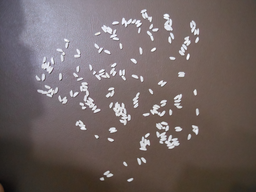
#> input picture trabalho4/img/205.bmp, 256 x 192 px, shrunk from 1024 x 768 before the run
$ python count_rice.py img/205.bmp
#> lines starting #> are read from the running program, lines starting #| are printed output that depends on the picture; after the words box and inside, x2 and y2 are one past the last pixel; in counts of white or black regions, pixels touching at a corner belong together
### trabalho4/img_utils.py
import cv2, numpy as np

def open_image(img_path: str) -> cv2.typing.MatLike:
#> called with img_path = 'img/205.bmp'
    img = cv2.imread(img_path, cv2.IMREAD_GRAYSCALE)
#> img: shape (192, 256); min 9, max 255, mean 104
    img = reshape_image(img)
    img = img.astype(np.float32) / 255.0
#> img: shape (192, 256, 1) float32

    return img


def reshape_image(img: cv2.typing.MatLike) -> cv2.typing.MatLike:
    img = img.reshape((img.shape[0], img.shape[1], 1))
    return img

### trabalho4/operations.py
import cv2, numpy as np
from img_utils import reshape_image
from segmentation import binarize


def supress_image_noise(
    img: cv2.typing.MatLike,
    kernel: "np.ndarray" = np.array([[1, 1, 1], [1, 1, 1], [1, 1, 1]]),
) -> cv2.typing.MatLike:
    kernel = kernel.astype(np.uint8)
    img = cv2.erode(img, kernel)
    img = cv2.dilate(img, kernel)
    img = reshape_image(img)
    return img


def normalize_locally(
    img: cv2.typing.MatLike, kernel_size: "tuple[int, int]" = (200, 200)
) -> cv2.typing.MatLike:
#> called with kernel_size = (200, 200)
    blurry = cv2.blur(img, kernel_size)
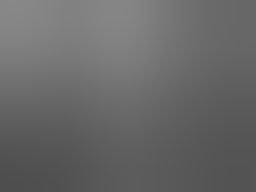
#> blurry: shape (192, 256) float32; min 0.308, max 0.534, mean 0.409
    blurry = reshape_image(blurry)

    return img - blurry
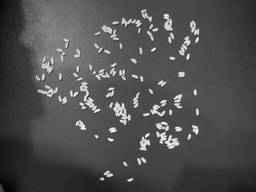
#> returned value: shape (192, 256, 1) float32; min -0.273, max 0.589, mean -0.00141; drawn with min black and max white


def normalize_locally_and_binarize_image(
    img: cv2.typing.MatLike, threshold: float = 0.18
) -> cv2.typing.MatLike:
    normalized = normalize_locally(img)
    binarized = binarize(normalized, threshold)
    binarized = reshape_image(binarized)

    return binarized

### trabalho4/segmentation.py
import cv2, numpy as np


def binarize(img, threshold):
    """Binarização simples por limiarização.

    Parâmetros: img: imagem de entrada. Se tiver mais que 1 canal, binariza cada
                  canal independentemente.
                threshold: limiar.

    Valor de retorno: versão binarizada da img_in."""
#> called with threshold = 0.18

    img = np.where(img < threshold, 0.0, 1.0)
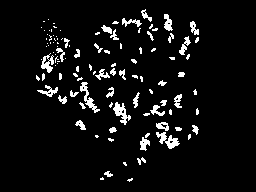
#> img: shape (192, 256, 1) float64; values 0 (black) and 1 (white), 6.1% white; 109 white regions (70 under 20 px), largest, box (x1, y1, x2, y2) and area: (156, 132, 180, 149) 184, (113, 102, 131, 125) 177, (80, 82, 100, 113) 174
#> in supress_image_noise, `kernel = kernel.astype(np.uint8)`: kernel = [[1, 1, 1, 1, 1], [1, 1, 1, 1, 1], [1, 1, 1, 1, 1], [1, 1, 1, 1, 1], [1, 1, 1, 1, 1]]
#> in supress_image_noise, `img = cv2.erode(img, kernel)`:
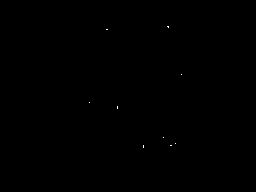
#> img: shape (192, 256) float64; values 0 (black) and 1 (white), 0.03% white in thin lines or dots, all inside (x1, y1, x2, y2) = (89, 26, 182, 148)
#> in supress_image_noise, `img = cv2.dilate(img, kernel)`:
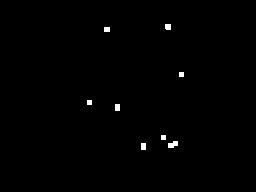
#> img: shape (192, 256) float64; values 0 (black) and 1 (white), 0.53% white; 8 white regions, largest, box (x1, y1, x2, y2) and area: (168, 141, 178, 148) 52, (165, 24, 171, 30) 35, (115, 104, 120, 111) 35
    return img


def inner_flood_fill(
    img,
    label,
    row,
    col,
    channel,
    changing_element,
    stack,
    dados_rotulo,
    lower_side,
    bigger_side,
    updating=False,
):
    if 0 > row or row >= img.shape[0] or 0 > col or col >= img.shape[1]:
        return

    if img[row][col][channel] == 1:
        img[row][col][channel] = label
        dados_rotulo["positions"].append((row, col))

        dados_rotulo["n_pixels"] += 1

        if not updating:
            dados_rotulo[lower_side] = min(changing_element, dados_rotulo[lower_side])
            dados_rotulo[bigger_side] = max(changing_element, dados_rotulo[bigger_side])

        stack.append((row, col))


# -------------------------------------------------------------------------------
def flood_fill(img, label, row, col, channel, dados_rotulo=None, updating=False):
    if dados_rotulo == None:
        dados_rotulo = {
            "label": label,
            "n_pixels": 0,
            "T": row,
            "L": col,
            "B": row,
            "R": col,
            "positions": [],
        }

    stack = [(row, col)]

    while len(stack) > 0:
        row, col = stack.pop()
        # vizinhança-4
        for neighbour_row in range(row - 1, row + 2):
            inner_flood_fill(
                img=img,
                label=label,
                row=neighbour_row,
                col=col,
                channel=channel,
                changing_element=neighbour_row,
                stack=stack,
                dados_rotulo=dados_rotulo,
                lower_side="T",
                bigger_side="B",
                updating=updating,
            )

        for neighbour_col in range(col - 1, col + 2):
            inner_flood_fill(
                img=img,
                label=label,
                row=row,
                col=neighbour_col,
                channel=channel,
                changing_element=neighbour_col,
                stack=stack,
                dados_rotulo=dados_rotulo,
                lower_side="L",
                bigger_side="R",
                updating=updating,
            )

    return dados_rotulo


def label(img, largura_min=0, altura_min=0, n_pixels_min=0):
    """Rotulagem usando flood fill. Marca os objetos da imagem com os valores
    [0.1,0.2,etc].

    Parâmetros: img: imagem de entrada E saída.
                largura_min: descarta componentes com largura menor que esta.
                altura_min: descarta componentes com altura menor que esta.
                n_pixels_min: descarta componentes com menos pixels que isso.

    Valor de retorno: uma lista, onde cada item é um vetor associativo (dictionary)
    com os seguintes campos:

    'label': rótulo do componente.
    'n_pixels': número de pixels do componente.
    'T', 'L', 'B', 'R': coordenadas do retângulo envolvente de um componente conexo,
    respectivamente: topo, esquerda, baixo e direita."""
#> called with largura_min = 0, altura_min = 0, n_pixels_min = 0

    label = 2
    componentes = []
    tmp_img = img.copy()

    # inundação
    for row in range(len(tmp_img)):
        for col in range(len(tmp_img[row])):
            for channel in range(len(tmp_img[row][col])):
                if tmp_img[row][col][channel] != 1:
                    continue

                dados_componente = flood_fill(tmp_img, label, row, col, channel)
                if (
                    dados_componente["n_pixels"] < n_pixels_min
                    or dados_componente["R"] - dados_componente["L"] < largura_min
                    or dados_componente["B"] - dados_componente["T"] < altura_min
                ):
                    label += 1
                    continue

                componentes.append(dados_componente)
                label += 1
#> this loop made 192 passes
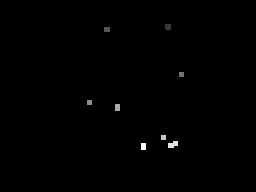
#> tmp_img: shape (192, 256, 1) float64; 0.53% of pixels changed, all inside (x1, y1, x2, y2) = (87, 24, 184, 150); drawn with min black and max white
#> after the loop, componentes = 8 items; label = 10

    return componentes

### trabalho4/count_rice.py
# ===============================================================================
# Autor: Doglas Franco Maurer da Rocha
# Universidade Tecnológica Federal do Paraná
# ===============================================================================

# ATENÇÃO: ESTE É UM PROGRAMA DE LINHA DE COMANDO
# MODO DE USO: python main.py endereço_da_imagem

import cv2, numpy as np, sys, os
from segmentation import *
from img_utils import *
from operations import *


def main():
    assert (
        len(sys.argv) >= 2
    ), "\n\nPor favor, insira como argumento para o script um caminho para uma imagem.\n\tExemplo: python main.py 205.bmp"
    img_path = sys.argv[1]
    assert os.path.exists(img_path), "Por favor, insira um caminho válido"

    img = open_image(img_path)
    img_out, rice_count = count_rice(img)
#> in count_rice, `components = label(non_noisy_img)`: components = 8 items

    print(f"Contagem de arrozes na imagem {img_path}: {rice_count}")
    cv2.imshow("original", img)
    cv2.imshow("saida", img_out)

    cv2.waitKey()
    cv2.destroyAllWindows()

    cv2.imwrite(f"{os.path.basename(img_path)} -> {rice_count}.png", img_out * 255)


def calculate_metrics(components: "list[dict]") -> "dict":
    n_pixels_per_component = [component["n_pixels"] for component in components]
#> n_pixels_per_component = [35, 30, 25, 25, 35, 25, 52, 35]
    if len(n_pixels_per_component) == 0:
        return 0, 0, 0, 0, 0

    return {
        "mean": np.mean(n_pixels_per_component),
        "std": np.std(n_pixels_per_component),
        "min": np.min(n_pixels_per_component),
        "max": np.max(n_pixels_per_component),
        "median": np.median(n_pixels_per_component),
        "cv": np.std(n_pixels_per_component) / np.mean(n_pixels_per_component),
    }


def filter_big_components(components: "list[dict]", threshold: float) -> "list[dict]":
    result = list(filter(lambda c: c["n_pixels"] > threshold, components))
    return result


def filter_normal_components(
    components: "list[dict]", low_threshold: float, high_threshold: float
) -> "list[dict]":
    result = list(
        filter(lambda c: low_threshold <= c["n_pixels"] <= high_threshold, components)
    )
    return result


def filter_small_components(components: "list[dict]", threshold: float) -> "list[dict]":
    result = list(filter(lambda c: c["n_pixels"] < threshold, components))
    return result


def classify_components(
    components: "list[dict]",
) -> "tuple[list[dict], list[dict], list[dict]]":
    metrics = calculate_metrics(components)
#> metrics = {'mean': 32.75, 'std': 8.47, 'min': 25, 'max': 52, 'median': 32.5, 'cv': 0.259}

    normal_components = components.copy()
#> normal_components = 8 items
    big_components = []
    small_components = []
    # um coeficiente de variação de 20% garante que a amostra "normal" será relativamente homogênea,
    # ou seja, suas métricas como média e mediana serão mais confiáveis
    while metrics["cv"] > 0.2:
        big_components.extend(
            filter_big_components(normal_components, metrics["mean"] + metrics["std"])
        )
        small_components.extend(
            filter_small_components(normal_components, metrics["mean"] - metrics["std"])
        )
        normal_components = filter_normal_components(
            normal_components,
            metrics["mean"] - metrics["std"],
            metrics["mean"] + metrics["std"],
        )
        metrics = calculate_metrics(normal_components)
#> this loop made 1 pass
#> n_pixels_per_component in calculate_metrics on pass 1: [35, 30, 25, 25, 35, 25, 35]
#> after the loop, big_components = 1 item; small_components = []

    return small_components, normal_components, big_components


def count_rice(img: cv2.typing.MatLike) -> cv2.typing.MatLike:
    img_out = cv2.cvtColor(img, cv2.COLOR_GRAY2BGR)

    binarized_img = normalize_locally_and_binarize_image(img)
    non_noisy_img = supress_image_noise(
        binarized_img,
        np.ones((5, 5)),
    )

    # labeling
    components = label(non_noisy_img)

    # small -> quebrados e pequenos, normal -> arrozes unicos (com poucas exceções)
    # big -> grandes componentes
    small_components, normal_components, big_components = classify_components(
        components
    )
#> small_components = []; normal_components = 7 items; big_components = 1 item

    # metricas dos componentes normais
    normal_metrics = calculate_metrics(normal_components)
#> normal_metrics = {'mean': 30, 'std': 4.63, 'min': 25, 'max': 35, 'median': 30, 'cv': 0.154}

    # arrozes pequenos são confiáveis se o tratamento de ruído foi bem sucedido
    for c in small_components:
        c["rice_count"] = 1
#> this loop made 0 passes
    rice_count = len(small_components)
#> rice_count = 0

    # hehehehehe
    # o parametro de rocha serve para dar um leve shift pra esquerda na mediana,
    # para melhorar a contagem de arrozes quebrados em componentes
    parametro_de_rocha = normal_metrics["std"] * normal_metrics["cv"]
#> parametro_de_rocha = 0.714

    for c in normal_components + big_components:
        c["rice_count"] = round(
            c["n_pixels"]
            / (
                normal_metrics["median"] - parametro_de_rocha
            )  # métricas dos componentes "normais" (tamanho médio) são mais confiáveis
            # para o cálculo de arrozes por componente
        )
        rice_count += c["rice_count"]
#> this loop made 8 passes
#> rice_count on passes 1 to 8: 1, 2, 3, 4, 5, 6, 7, 9
#> after the loop, rice_count = 9

    components_and_colors = (
        (small_components, (0, 1, 0)),
        (normal_components, (1, 0, 0)),
        (big_components, (0, 0, 1)),
    )
    for components_, color in components_and_colors:
        for c in components_:
            for row, col in c["positions"]:
                img_out[row, col] = color
            img_out = cv2.rectangle(img_out, (c["L"], c["T"]), (c["R"], c["B"]), color)
            # outline
            img_out = cv2.putText(
                img_out,
                str(c["rice_count"]),
                (c["L"], c["T"]),
                cv2.FONT_HERSHEY_COMPLEX_SMALL,
                1,
                (0, 0, 0),
                2,
            )
            # texto
            img_out = cv2.putText(
                img_out,
                str(c["rice_count"]),
                (c["L"], c["T"]),
                cv2.FONT_HERSHEY_COMPLEX_SMALL,
                1,
                color,
            )
#> this loop made 3 passes
#> color on passes 2 to 3: (1, 0, 0), (0, 0, 1)
#> (components_, color) on pass 1: ([], (0, 1, 0))
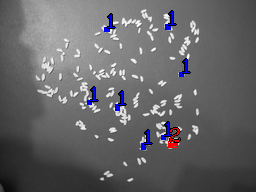
#> img_out: shape (192, 256, 3) float32; mean B, G, R 0.405, 0.397, 0.399

    return img_out, rice_count


if __name__ == "__main__":
    main()
#| Contagem de arrozes na imagem img/205.bmp: 9

$ run again, with trabalho4/img/114.bmp copied over trabalho4/img/205.bmp
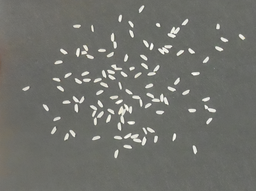
#> input picture trabalho4/img/114.bmp, 256 x 191 px, shrunk from 1024 x 763 before the run
#> in binarize, `img = np.where(img < threshold, 0.0, 1.0)`:
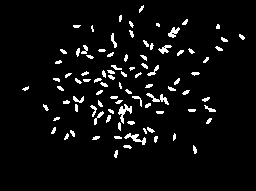
#> img: shape (191, 256, 1) float64; values 0 (black) and 1 (white), 4.9% white in thin lines or dots, all inside (x1, y1, x2, y2) = (22, 5, 245, 158)
#> kernel = [[1, 1, 1, 1, 1], [1, 1, 1, 1, 1], [1, 1, 1, 1, 1], [1, 1, 1, 1, 1], [1, 1, 1, 1, 1]]
#> after the loop in label, `for row in range(len(tmp_img)):`: componentes = 1 item; label = 3
#> components = 1 item
#> n_pixels_per_component = [30]
#> metrics = {'mean': 30, 'std': 0, 'min': 30, 'max': 30, 'median': 30, 'cv': 0}
#> in classify_components, `normal_components = components.copy()`: normal_components = 1 item
#> after the loop in classify_components, `while metrics["cv"] > 0.2:`: big_components = []
#> in count_rice, `small_components, normal_components, big_components = classify_compone..`: normal_components = 1 item; big_components = []
#> normal_metrics has the same summary as metrics in classify_components
#> in count_rice, `rice_count = len(small_components)`: rice_count = 0
#> the loop in count_rice, `for c in normal_components + big_components:` made 1 pass
#> rice_count on pass 1: 1
#> after the loop in count_rice, `for c in normal_components + big_components:`: rice_count = 1
#> the loop in count_rice, `for components_, color in components_and_colors:` made 3 passes
#> (components_, color) on passes 1, 3: ([], (0, 1, 0)), ([], (0, 0, 1))
#> after the loop in count_rice, `for components_, color in components_and_colors:`:
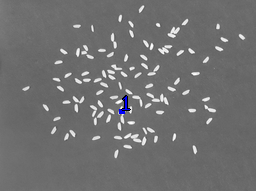
#> img_out: shape (191, 256, 3) float32; mean B, G, R 0.441, 0.44, 0.44
#| Contagem de arrozes na imagem img/205.bmp: 1

$ run again, with trabalho4/img/150.bmp copied over trabalho4/img/205.bmp
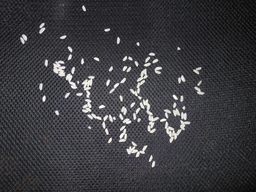
#> input picture trabalho4/img/150.bmp, 256 x 192 px, shrunk from 1024 x 768 before the run
#> kernel = [[1, 1, 1, 1, 1], [1, 1, 1, 1, 1], [1, 1, 1, 1, 1], [1, 1, 1, 1, 1], [1, 1, 1, 1, 1]]
#> after the loop in label, `for row in range(len(tmp_img)):`:
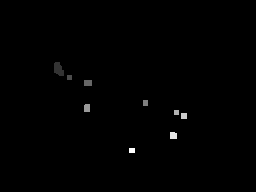
#> tmp_img: shape (192, 256, 1) float64; min 0, max 10, mean 0.0426; drawn with min black and max white
#> after the loop in label, `for row in range(len(tmp_img)):`: componentes = 9 items; label = 11
#> components = 9 items
#> n_pixels_per_component = [105, 25, 48, 30, 47, 25, 36, 47, 30]
#> in classify_components, `metrics = calculate_metrics(components)`: metrics = {'mean': 43.67, 'std': 23.41, 'min': 25, 'max': 105, 'median': 36, 'cv': 0.536}
#> in classify_components, `normal_components = components.copy()`: normal_components = 9 items
#> the loop in classify_components, `while metrics["cv"] > 0.2:` made 2 passes
#> n_pixels_per_component in calculate_metrics on passes 1 to 2: [25, 48, 30, 47, 25, 36, 47, 30], [30, 36, 30]
#> after the loop in classify_components, `while metrics["cv"] > 0.2:`: big_components = 4 items; small_components = 2 items
#> in count_rice, `small_components, normal_components, big_components = classify_compone..`: normal_components = 3 items; big_components = 4 items
#> normal_metrics = {'mean': 32, 'std': 2.83, 'min': 30, 'max': 36, 'median': 30, 'cv': 0.0884}
#> the loop in count_rice, `for c in small_components:` made 2 passes
#> in count_rice, `rice_count = len(small_components)`: rice_count = 2
#> parametro_de_rocha = 0.25
#> the loop in count_rice, `for c in normal_components + big_components:` made 7 passes
#> rice_count on passes 1 to 7: 3, 4, 5, 9, 11, 13, 15
#> after the loop in count_rice, `for c in normal_components + big_components:`: rice_count = 15
#> the loop in count_rice, `for components_, color in components_and_colors:` made 3 passes
#> color on passes 1 to 3: (0, 1, 0), (1, 0, 0), (0, 0, 1)
#> after the loop in count_rice, `for components_, color in components_and_colors:`:
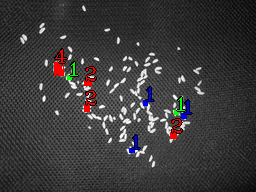
#> img_out: shape (192, 256, 3) float32; mean B, G, R 0.229, 0.228, 0.234
#| Contagem de arrozes na imagem img/205.bmp: 15
